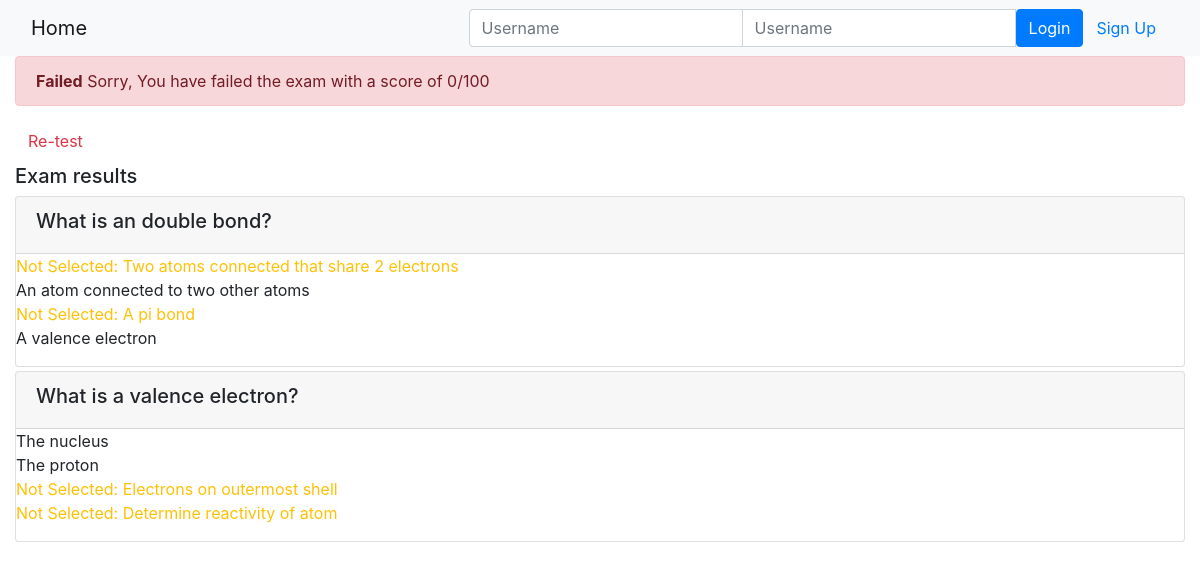
/onlinecourse/course/2/submission/2/result/, run on the app's committed database.
### onlinecourse/models.py (models this page shows, shortened)
class Question(models.Model):
    course_id = models.ForeignKey(Course, on_delete=models.CASCADE)
    question_text = models.CharField(null=False, max_length=200, default="Type the question here.")
    grade = models.IntegerField(default=1)

class Choice(models.Model):
    question_id = models.ForeignKey(Question, on_delete=models.CASCADE)
    choice_text = models.CharField(null=False, max_length=200, default="Type the possible answer here.")
    is_correct = models.BooleanField(default=True)

### onlinecourse/views.py (the view)
# urls.py: path('course/<int:course_id>/submission/<int:submission_id>/result/', views.show_exam_result, name='show_exam_result'),
def show_exam_result(request, course_id, submission_id):
    context = {}
    course = get_object_or_404(Course, pk=course_id)
    submission = Submission.objects.get(id=submission_id)
    choices = submission.choices.all()
    total_score = 0
    possible_points = 0
    for questions in Question.objects.all():
        possible_points += questions.grade
    for choice in choices:
        if choice.is_correct:
            total_score += choice.question_id.grade
    total_score = int((total_score / possible_points) * 100)
    context['course'] = course
    context['grade'] = total_score
    context['choices'] = choices
    return render(request, 'onlinecourse/exam_result_bootstrap.html', context)

### onlinecourse/templates/onlinecourse/exam_result_bootstrap.html (shortened to what this page needs)
<!DOCTYPE html>
<html lang="en">
<head>
    {% load static %}
    <link rel="stylesheet" href="https://maxcdn.bootstrapcdn.com/bootstrap/4.5.2/css/bootstrap.min.css">
</head>
<body>
 <nav class="navbar navbar-light bg-light">
    <div class="container-fluid">
        <div class="navbar-header">
              <a class="navbar-brand" href="{% url 'onlinecourse:index' %}">Home</a>
        </div>
        <ul class="nav navbar-nav navbar-right">
            {% if user.is_authenticated %}
            <li>
                <a class="btn btn-link" href="#">{{ user.first_name }}({{ user.username }})</a>
                <a class="btn btn-link" href="{% url 'onlinecourse:logout' %}">Logout</a>
            </li>
            {% else %}
            <li>
                <form class="form-inline" action="{% url 'onlinecourse:login' %}" method="post">
                    <div class="input-group">
                        <input type="text" class="form-control" placeholder="Username" name="username" >
                        <input type="password" class="form-control" placeholder="Username" name="psw" >
                        <button class="btn btn-primary" type="submit">Login</button>
                        <a class="btn btn-link" href="{% url 'onlinecourse:registration' %}">Sign Up</a>
                    </div>
                </form>
            </li>
            {% endif %}
        </ul>
    </div>
</nav>
<div class="container-fluid">
    {% if grade > 80 %}
    <div class="alert alert-success">
       <b>Congratulations</b>, {{ user.first_name }} You have passed the exam and completed the course with a score of {{grade}}/100
    </div>
        {% else %}
        <div class="alert alert-danger">
            <b>Failed</b> Sorry, {{ user.first_name }} You have failed the exam with a score of {{grade}}/100
        </div>
        <a class="btn btn-link text-danger" href="{% url 'onlinecourse:course_details' course.id %}">Re-test</a>
        {% endif %}
        <div class="card-columns-vertical mt-1">
        <h5 class="">Exam results</h5>
            {% for question in course.question_set.all %}
                <div class="card mt-1">
                    <div class="card-header"><h5>{{ question.question_text }}</h5></div>
                    <div class="form-group">
                        {% for option in question.choice_set.all %}
                            <div>
                                {% if option.is_correct == True%}
                                    {% if option in choices %}
                                        <div class=text-success>
                                            Correct Answer: {{ option.choice_text }}
                                        </div>
                                    {% elif option.is_correct == True %}
                                    <div class=text-warning>
                                        Not Selected: {{ option.choice_text }}
                                    </div>
                                    {% endif %}
                                {% else %}
                                    {{ option.choice_text }}
                                {% endif %}
                            </div>
                        {% endfor %}
                    </div>
                </div>
            {% endfor %}
        </div>
    </div>
</body>
</html>

### data on the page
Question: question_text "What is an double bond?"
Choice: choice_text "Two atoms connected that share 2 electrons"
Choice: choice_text "An atom connected to two other atoms"
Choice: choice_text "A pi bond"
Choice: choice_text "A valence electron"
Question: question_text "What is a valence electron?"
Choice: choice_text "The nucleus"
Choice: choice_text "The proton"
Choice: choice_text "Electrons on outermost shell"
Choice: choice_text "Determine reactivity of atom"

### other printed values
{{ grade }} "0"
